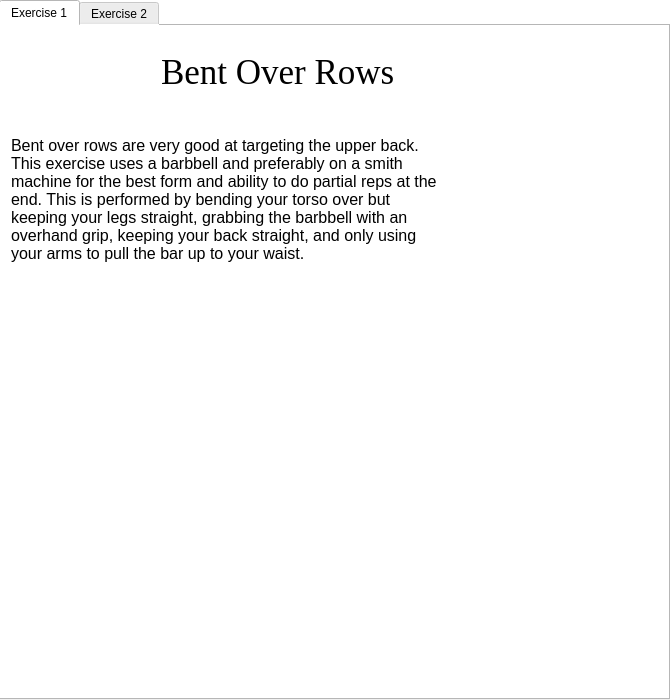
<?xml version="1.0" encoding="UTF-8"?>
<ui version="4.0">
 <class>upper_back_widget</class>
 <widget class="QWidget" name="upper_back_widget">
  <property name="geometry">
   <rect>
    <x>0</x>
    <y>0</y>
    <width>671</width>
    <height>700</height>
   </rect>
  </property>
  <property name="windowTitle">
   <string/>
  </property>
  <property name="styleSheet">
   <string notr="true">background-color: rgb(255, 255, 255);</string>
  </property>
  <widget class="QTabWidget" name="upper_back_tab_widget">
   <property name="geometry">
    <rect>
     <x>-1</x>
     <y>0</y>
     <width>671</width>
     <height>700</height>
    </rect>
   </property>
   <property name="currentIndex">
    <number>0</number>
   </property>
   <widget class="QWidget" name="exercise_1">
    <attribute name="title">
     <string>Exercise 1</string>
    </attribute>
    <widget class="QLabel" name="upper_back_exercise_1_title_lbl">
     <property name="geometry">
      <rect>
       <x>160</x>
       <y>20</y>
       <width>311</width>
       <height>51</height>
      </rect>
     </property>
     <property name="font">
      <font>
       <family>Georgia</family>
       <pointsize>26</pointsize>
      </font>
     </property>
     <property name="text">
      <string>Bent Over Rows</string>
     </property>
    </widget>
    <widget class="QLabel" name="upper_back_exercise_1_msg_lbl">
     <property name="geometry">
      <rect>
       <x>10</x>
       <y>110</y>
       <width>431</width>
       <height>221</height>
      </rect>
     </property>
     <property name="font">
      <font>
       <pointsize>12</pointsize>
      </font>
     </property>
     <property name="text">
      <string>Bent over rows are very good at targeting the upper back. This exercise uses a barbbell and preferably on a smith machine for the best form and ability to do partial reps at the end. This is performed by bending your torso over but keeping your legs straight, grabbing the barbbell with an overhand grip, keeping your back straight, and only using your arms to pull the bar up to your waist.</string>
     </property>
     <property name="alignment">
      <set>Qt::AlignLeading|Qt::AlignLeft|Qt::AlignTop</set>
     </property>
     <property name="wordWrap">
      <bool>true</bool>
     </property>
    </widget>
    <widget class="QLabel" name="upper_back_exercise_1_lbl">
     <property name="geometry">
      <rect>
       <x>120</x>
       <y>360</y>
       <width>401</width>
       <height>301</height>
      </rect>
     </property>
     <property name="text">
      <string/>
     </property>
     <property name="pixmap">
      <pixmap>../../Pictures/upper_back_exercise_1.png</pixmap>
     </property>
    </widget>
   </widget>
   <widget class="QWidget" name="exercise_2">
    <attribute name="title">
     <string>Exercise 2</string>
    </attribute>
    <widget class="QLabel" name="upper_back_exercise_2_title_lbl">
     <property name="geometry">
      <rect>
       <x>103</x>
       <y>20</y>
       <width>481</width>
       <height>51</height>
      </rect>
     </property>
     <property name="font">
      <font>
       <family>Georgia</family>
       <pointsize>26</pointsize>
      </font>
     </property>
     <property name="text">
      <string>Close Grip Lat Pulldowns</string>
     </property>
    </widget>
    <widget class="QLabel" name="upper_back_exercise_2_msg_lbl">
     <property name="geometry">
      <rect>
       <x>30</x>
       <y>100</y>
       <width>431</width>
       <height>121</height>
      </rect>
     </property>
     <property name="font">
      <font>
       <pointsize>12</pointsize>
      </font>
     </property>
     <property name="text">
      <string>Close grip lat pull downs help target the upper back muscles, and also the lower lats. This is performed by using a close grip on the lat pulldown bar, keeping your back straight, and pulling down to the middle of your chest.</string>
     </property>
     <property name="alignment">
      <set>Qt::AlignLeading|Qt::AlignLeft|Qt::AlignTop</set>
     </property>
     <property name="wordWrap">
      <bool>true</bool>
     </property>
    </widget>
    <widget class="QLabel" name="upper_back_exercise_2_lbl">
     <property name="geometry">
      <rect>
       <x>100</x>
       <y>260</y>
       <width>481</width>
       <height>381</height>
      </rect>
     </property>
     <property name="text">
      <string/>
     </property>
     <property name="pixmap">
      <pixmap>../../Pictures/upper_back_exercise_2.png</pixmap>
     </property>
    </widget>
   </widget>
  </widget>
 </widget>
 <resources/>
 <connections/>
</ui>
